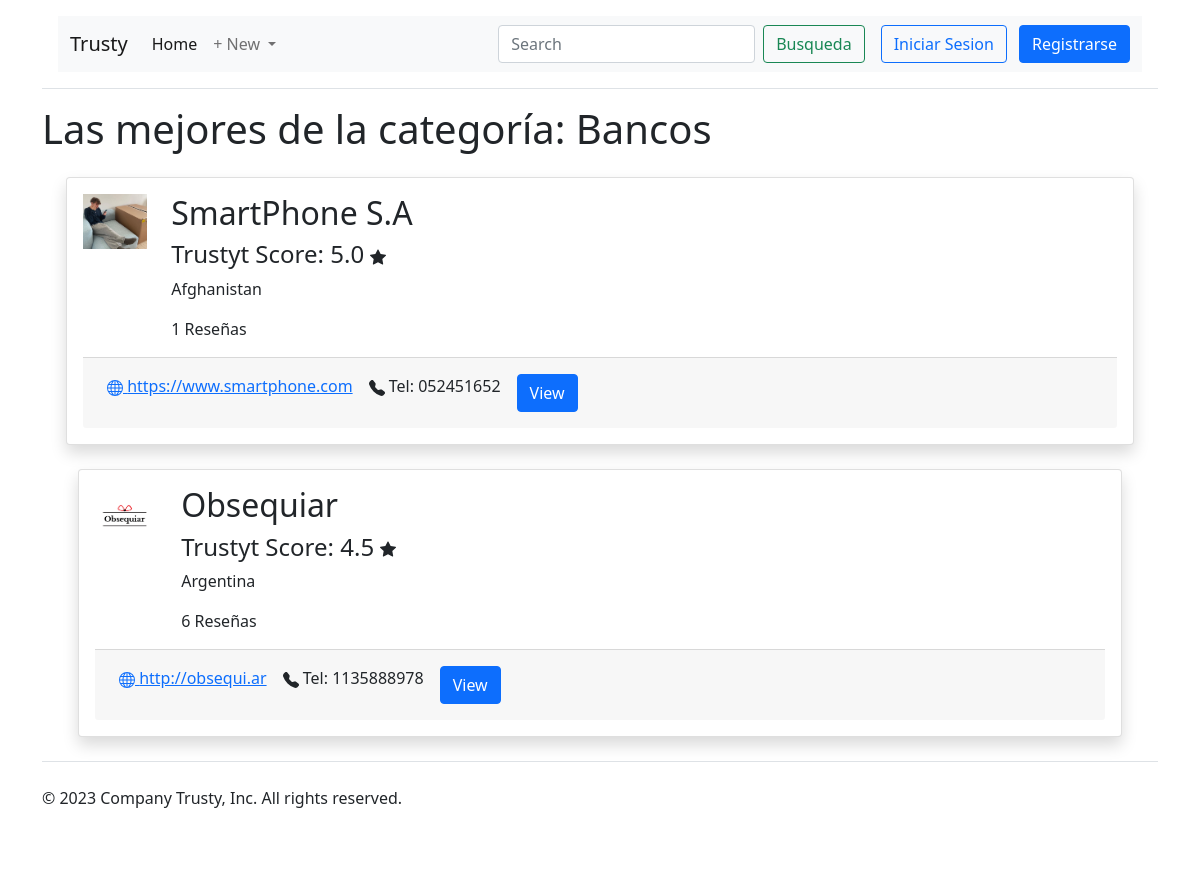
Page /category/1/ on the committed database.
### trust_app/models.py (models this page shows, shortened)
class Category(models.Model):
    name = models.CharField(
        max_length=50, null=False, blank=False, verbose_name="Nombre"
    )
    created = models.DateTimeField(auto_now_add=True, verbose_name="Fecha de creación")
    updated = models.DateTimeField(auto_now=True, verbose_name="Fecha de edición")
    class Meta:
        verbose_name = "Categoria"
        verbose_name_plural = "Categorias"
        ordering = ["name"]
    def __str__(self):
        return self.name

class Company(models.Model):
    name = models.CharField(
        max_length=50, null=False, blank=False, verbose_name="Nombre"
    )
    website = models.URLField(null=False, blank=False, verbose_name="Sitio Web")
    phone = models.CharField(
        max_length=15, null=False, blank=False, verbose_name="Teléfono"
    )
    country = CountryField(verbose_name="País")
    logo = models.ImageField(upload_to="logos/")
    category = models.ManyToManyField(
        Category, related_name="get_categories", verbose_name="Categoría"
    )
    created = models.DateTimeField(auto_now_add=True, verbose_name="Fecha de creación")
    updated = models.DateTimeField(auto_now=True, verbose_name="Fecha de edición")
    approved_company = models.BooleanField(default=False)
    def reviews_count(self):
        return self.company_reviews.count()
    class Meta:
        verbose_name = "Empresa"
        verbose_name_plural = "Empresas"

### trust_app/views.py (the view)
# urls.py: path('category/<int:pk>/', CompanyCategoryView.as_view(), name='company_category'),
class CompanyCategoryView(ListView):
    model = Company
    template_name = "company_list.html"
    context_object_name = "company_list"
    def get_context_data(self, **kwargs):
        context = super().get_context_data(**kwargs)
        category = get_object_or_404(Category, pk=self.kwargs.get('pk'))
        context['category'] = category
        return context
    def get_queryset(self):
        category_pk = self.kwargs.get('pk')
        queryset = super().get_queryset().filter(category__pk=category_pk)
        queryset = queryset.annotate(avg_rating=Avg('company_reviews__rate')).order_by('-avg_rating')
        return queryset

### trust_app/templatetags/review_tags.py (called while the page is built)
@register.filter
def average_review_rate(company):
    return company.company_reviews.aggregate(Avg('rate'))['rate__avg']

### templates/company_list.html (shortened to what this page needs)
{% extends 'base.html' %}
{% load review_tags %}
{% block content %}
<h1>Las mejores de la categoría: {{ category }}</h1>
<div class="container">
  {% for company in company_list %}
  <div class="container my-4">
    <div class="card shadow">
      <div class="card-body">
        <div class="row d-flex">
          <div class="col-lg-1 col-md-3 col-sm-3 col-4">
                  <img class="img-fluid logo" src="{{ company.logo.url }}" alt="..."/>
          </div>
          <div class="col-lg-4 col-md-4 col-sm-4 col-4">
              <h2>{{ company.name }}</h2>
              <h4>Trustyt Score: {{ company|average_review_rate }}  </h4>
              <p>{{ company.country.name  }}</p>
              <p>{{ company.reviews_count }} Reseñas</p>
          </div>
      </div>
      <div class="card-footer">
        <div class="d-flex flex-row">
          <div class="p-2"><a href="{{ company.website }}">  {{ company.website }} </a></div>
          <div class="p-2">  Tel: {{company.phone }}</div>
          <div class="p-2">
            <a href="{% url 'review_company' company.pk %}" class="btn btn-primary" role="button" >View</a>
          </div>
        </div>
      </div>
    </div>
  </div>
    {% endfor %}
</div>
  {% endblock content %}

### rows in the picture
Category: name "Bancos"
Company: logo (picture), name "SmartPhone S.A", id "5.0", country.name "Afghanistan", reviews_count "1", website "https://www.smartphone.com", phone "052451652"
Company: logo (picture), name "Obsequiar", id "4.5", country.name "Argentina", reviews_count "6", website "http://obsequi.ar", phone "1135888978"
